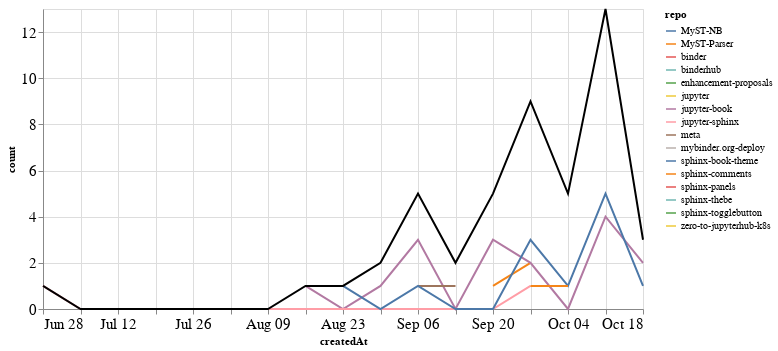

Notebook source saved alongside this figure:
### Markdown cell above
## PRs

### Code cell
prs_time = prs.groupby('repo').resample('W', on='createdAt').count()['author'].reset_index()
prs_time = prs_time.rename(columns={'author': 'count'})
prs_time_total = prs_time.groupby('createdAt').agg({"count": "sum"}).reset_index()

ch1 = alt.Chart(prs_time, width=600).mark_line().encode(
    x='createdAt',
    y='count',
    color='repo',
    tooltip="repo"
)

ch2 = alt.Chart(prs_time_total, width=600).mark_line(color="black").encode(
    x='createdAt',
    y='count',
)

ch1 + ch2

### Figure 1 — Vega-Lite specification as saved in the notebook (floating-point values rounded to 4 significant figures)
{"config": {"axisLeft": {"labelFontSize": 15}, "axisBottom": {"labelFontSize": 15}}, "layer": [{"data": {"name": "data-84a970d988253bd3d968df78fb4cbe70"}, "mark": "line", "encoding": {"color": {"type": "nominal", "field": "repo"}, "tooltip": {"type": "nominal", "field": "repo"}, "x": {"type": "temporal", "field": "createdAt"}, "y": {"type": "quantitative", "field": "count"}}, "width": 600}, {"data": {"name": "data-e7c998a4a8bbc0148af5e1f05275768c"}, "mark": {"type": "line", "color": "black"}, "encoding": {"x": {"type": "temporal", "field": "createdAt"}, "y": {"type": "quantitative", "field": "count"}}, "width": 600}], "$schema": "https://vega.github.io/schema/vega-lite/v4.8.1.json", "datasets": {"data-84a970d988253bd3d968df78fb4cbe70": [{"repo": "MyST-NB", "createdAt": "2020-10-11T00:00:00", "count": 1}, {"repo": "MyST-Parser", "createdAt": "2020-09-20T00:00:00", "count": 1}, {"repo": "MyST-Parser", "createdAt": "2020-09-27T00:00:00", "count": 2}, {"repo": "binder", "createdAt": "2020-10-04T00:00:00", "count": 1}, {"repo": "binderhub", "createdAt": "2020-10-04T00:00:00", "count": 1}, {"repo": "enhancement-proposals", "createdAt": "2020-08-30T00:00:00", "count": 1}, {"repo": "jupyter", "createdAt": "2020-09-20T00:00:00", "count": 1}, {"repo": "jupyter-book", "createdAt": "2020-08-16T00:00:00", "count": 1}, {"repo": "jupyter-book", "createdAt": "2020-08-23T00:00:00", "count": 0}, {"repo": "jupyter-book", "createdAt": "2020-08-30T00:00:00", "count": 1}, {"repo": "jupyter-book", "createdAt": "2020-09-06T00:00:00", "count": 3}, {"repo": "jupyter-book", "createdAt": "2020-09-13T00:00:00", "count": 0}, {"repo": "jupyter-book", "createdAt": "2020-09-20T00:00:00", "count": 3}, {"repo": "jupyter-book", "createdAt": "2020-09-27T00:00:00", "count": 2}, {"repo": "jupyter-book", "createdAt": "2020-10-04T00:00:00", "count": 0}, {"repo": "jupyter-book", "createdAt": "2020-10-11T00:00:00", "count": 4}, {"repo": "jupyter-book", "createdAt": "2020-10-18T00:00:00", "count": 2}, {"repo": "jupyter-sphinx", "createdAt": "2020-06-28T00:00:00", "count": 1}, {"repo": "jupyter-sphinx", "createdAt": "2020-07-05T00:00:00", "count": 0}, {"repo": "jupyter-sphinx", "createdAt": "2020-07-12T00:00:00", "count": 0}, {"repo": "jupyter-sphinx", "createdAt": "2020-07-19T00:00:00", "count": 0}, {"repo": "jupyter-sphinx", "createdAt": "2020-07-26T00:00:00", "count": 0}, {"repo": "jupyter-sphinx", "createdAt": "2020-08-02T00:00:00", "count": 0}, {"repo": "jupyter-sphinx", "createdAt": "2020-08-09T00:00:00", "count": 0}, {"repo": "jupyter-sphinx", "createdAt": "2020-08-16T00:00:00", "count": 0}, {"repo": "jupyter-sphinx", "createdAt": "2020-08-23T00:00:00", "count": 0}, {"repo": "jupyter-sphinx", "createdAt": "2020-08-30T00:00:00", "count": 0}, {"repo": "jupyter-sphinx", "createdAt": "2020-09-06T00:00:00", "count": 0}, {"repo": "jupyter-sphinx", "createdAt": "2020-09-13T00:00:00", "count": 0}, {"repo": "jupyter-sphinx", "createdAt": "2020-09-20T00:00:00", "count": 0}, {"repo": "jupyter-sphinx", "createdAt": "2020-09-27T00:00:00", "count": 1}, {"repo": "meta", "createdAt": "2020-09-06T00:00:00", "count": 1}, {"repo": "meta", "createdAt": "2020-09-13T00:00:00", "count": 1}, {"repo": "mybinder.org-deploy", "createdAt": "2020-10-11T00:00:00", "count": 1}, {"repo": "sphinx-book-theme", "createdAt": "2020-08-23T00:00:00", "count": 1}, {"repo": "sphinx-book-theme", "createdAt": "2020-08-30T00:00:00", "count": 0}, {"repo": "sphinx-book-theme", "createdAt": "2020-09-06T00:00:00", "count": 1}, {"repo": "sphinx-book-theme", "createdAt": "2020-09-13T00:00:00", "count": 0}, {"repo": "sphinx-book-theme", "createdAt": "2020-09-20T00:00:00", "count": 0}, {"repo": "sphinx-book-theme", "createdAt": "2020-09-27T00:00:00", "count": 3}, {"repo": "sphinx-book-theme", "createdAt": "2020-10-04T00:00:00", "count": 1}, {"repo": "sphinx-book-theme", "createdAt": "2020-10-11T00:00:00", "count": 5}, {"repo": "sphinx-book-theme", "createdAt": "2020-10-18T00:00:00", "count": 1}, {"repo": "sphinx-comments", "createdAt": "2020-09-27T00:00:00", "count": 1}, {"repo": "sphinx-comments", "createdAt": "2020-10-04T00:00:00", "count": 1}, {"repo": "sphinx-panels", "createdAt": "2020-10-04T00:00:00", "count": 1}, {"repo": "sphinx-thebe", "createdAt": "2020-10-11T00:00:00", "count": 1}, {"repo": "sphinx-togglebutton", "createdAt": "2020-09-13T00:00:00", "count": 1}, {"repo": "zero-to-jupyterhub-k8s", "createdAt": "2020-10-11T00:00:00", "count": 1}], "data-e7c998a4a8bbc0148af5e1f05275768c": [{"createdAt": "2020-06-28T00:00:00", "count": 1}, {"createdAt": "2020-07-05T00:00:00", "count": 0}, {"createdAt": "2020-07-12T00:00:00", "count": 0}, {"createdAt": "2020-07-19T00:00:00", "count": 0}, {"createdAt": "2020-07-26T00:00:00", "count": 0}, {"createdAt": "2020-08-02T00:00:00", "count": 0}, {"createdAt": "2020-08-09T00:00:00", "count": 0}, {"createdAt": "2020-08-16T00:00:00", "count": 1}, {"createdAt": "2020-08-23T00:00:00", "count": 1}, {"createdAt": "2020-08-30T00:00:00", "count": 2}, {"createdAt": "2020-09-06T00:00:00", "count": 5}, {"createdAt": "2020-09-13T00:00:00", "count": 2}, {"createdAt": "2020-09-20T00:00:00", "count": 5}, {"createdAt": "2020-09-27T00:00:00", "count": 9}, {"createdAt": "2020-10-04T00:00:00", "count": 5}, {"createdAt": "2020-10-11T00:00:00", "count": 13}, {"createdAt": "2020-10-18T00:00:00", "count": 3}]}}
